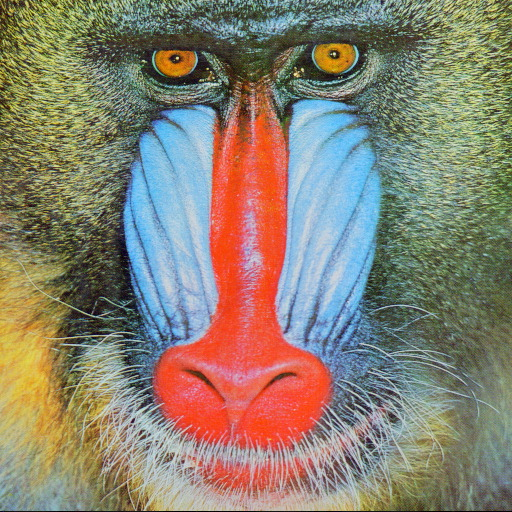
#> input picture notebooks/data/baboon.jpg, 512 x 512 px, found by its file name
$ jupyter execute lecture13.ipynb   (shell and % lines are left out)   (older library calls are emulated)
#> lines starting #> are read from the running program, lines starting #| are printed output that depends on the picture; after the words box and inside, x2 and y2 are one past the last pixel; in counts of white or black regions, pixels touching at a corner belong together; long printed decimals are rounded
# Lecture13 画像処理

matplotlibで指定可能な色

[cell 1]
import matplotlib
matplotlib.colors.cnames

FLAG_fig=False

## 16 進数のカラーコードで指定
#ff0000 (赤), #000000 (黒) のような、HTML や CSS で用いられる 16 進数で指定することもできます

[cell 2]
import matplotlib.pyplot as plt
import numpy as np

fig = plt.figure()
fig.patch.set_facecolor('white')

colorlist = ['#e41a1c', '#377eb8', '#4daf4a', '#984ea3', '#ff7f00', '#ffff33', '#a65628', '#f781bf']
x = np.arange(1, 9)
height = np.arange(1, 9)
plt.barh(x, height, color=colorlist, tick_label=colorlist, align="center")

## RGB で指定
RGB それぞれのを色の要素を 0.0 ～ 1.0 のタプルで指定することも可能です。

[cell 3]
import matplotlib.pyplot as plt
import numpy as np

fig = plt.figure()
fig.patch.set_facecolor('white')

col1 = [0.0, 0.0, 0.0]
col2 = [1.0, 0.0, 0.0]
col3 = [0.0, 1.0, 0.0]
col4 = [0.0, 0.0, 1.0]
colorlist = [col1, col2, col3, col4]

x = np.arange(1, 5)
height = np.arange(1, 5)
#plt.bar(x, height, color=colorlist, tick_label=colorlist, align="center")
plt.bar(x, height, color=colorlist,  align="center")
#> figure, not shown here; tallest bar 4 high, from x = 3.6 to 4.4

### グレースケールで指定
‘0.0’ (黒) ～ ‘1.0’ (白) のグレースケールで指定することもできます。作成した資料を白黒印刷する場合に便利です

[cell 4]
import matplotlib.pyplot as plt

x = [10, 10, 10, 10, 10, 10, 10, 10, 10, 10]
colorlist = ["0.1", "0.2", "0.3", "0.4", "0.5", "0.6", "0.7", "0.8", "0.9", "1.0"]
plt.pie(x, labels=colorlist, counterclock=False, startangle=90, colors=colorlist)

## Scikit-Imageによる画像入力

[cell 5]
from skimage import data, io, filters, color, img_as_ubyte
import numpy as np
import matplotlib.pyplot as plt

[cell 6]
#img = io.imread("data/baboon.jpg")
img = io.imread('https://github.com/miwamasa/DataScience2024/blob/main/notebooks/data/baboon.jpg?raw=true')
#> img is the input picture: shape (512, 512, 3); mean R, G, B 137.1, 129.1, 112.9

[cell 7]
img.shape #読み込んだinstance画像のサイズ（タテ・ヨコ・次元）を確認 (次元：RGB画像なので，3次元)
#> Out = (512, 512, 3)

[cell 8]
img #読み込んだインスタンスについて，データ表示

表示

[cell 9]
io.imshow(img)

グレイ変換

[cell 10]
imgGray = color.rgb2gray(img)
imgGray = img_as_ubyte(imgGray)
io.imshow(imgGray)
imgGray

統計量

[cell 11]
#print('pixel num', np.count(img_yiq[:, :, 0]))
print('pixel sum', np.sum(imgGray[:, :]))
#| pixel sum 33989631
print('pixel mean', np.mean(imgGray[:,:]))
#| pixel mean 129.660
print('pixel variance', np.var(imgGray[:,:]))
#| pixel variance 1879.526
print('pixel stddev', np.std(imgGray[:,:]))
#| pixel stddev 43.353

ヒストグラムを表示

[cell 12]
hists, bins=np.histogram(imgGray, 255, [0, 255])
#> hists = 255 values, max 2562 at index 108, min 0 at index 231, mean 1028; bins = 256 values from 0 to 255

[cell 13]
plt.plot(hists)
#> figure, not shown here; curve peaks at x = 108, y = 2562

ネガポジ反転

[cell 14]
ImNega = 255 - imgGray # ネガポジはこれだけ
plt.imshow(ImNega)
plt.gray()

２値化

[cell 15]
height,width= imgGray.shape
#> height = 512; width = 512
ret = filters.threshold_otsu(imgGray) #しきい値を自動で判別
#> ret = 130
imgBinary = np.zeros((height, width))
imgBinary = imgGray > ret #しきい値にもとづいて，2値化処理実行
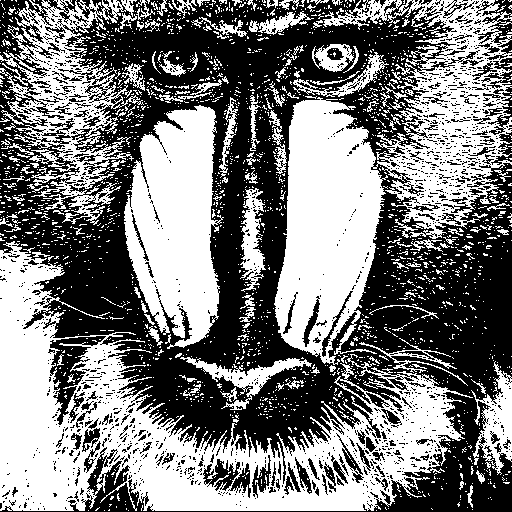
#> imgBinary: shape (512, 512) bool; 48.8% white; 2273 white regions (2126 under 20 px), largest, box (x1, y1, x2, y2) and area: (0, 241, 473, 511) 42983, (274, 0, 512, 365) 35899, (124, 105, 224, 349) 16272
ret
#> Out = 130

[cell 16]
plt.imshow(imgBinary)

## OpenCV

https://tellusxdp.github.io/start-python-with-tellus/lesson8.html

とかみている

 pip install opencv-python

[cell 17]
# -*- coding: utf-8 -*-
import cv2
import numpy as np

画像ファイルを読んで表示します。

cv2は直接URLで示す画像を読み取れないので、いったんダウンロードして読みます。

[cell 18]
import urllib.request
import cv2

url = 'https://github.com/miwamasa/DataScience2024/blob/main/notebooks/data/lena_std.tif?raw=true'
url = 'https://github.com/miwamasa/DataScience2024/blob/main/notebooks/data/lena_replacement.jpg?raw=true'
filename = 'lena_replacement.jpg'

# 画像ファイルをダウンロード
urllib.request.urlretrieve(url, filename)

img_org = cv2.imread(filename) # オリジナル画像の入力
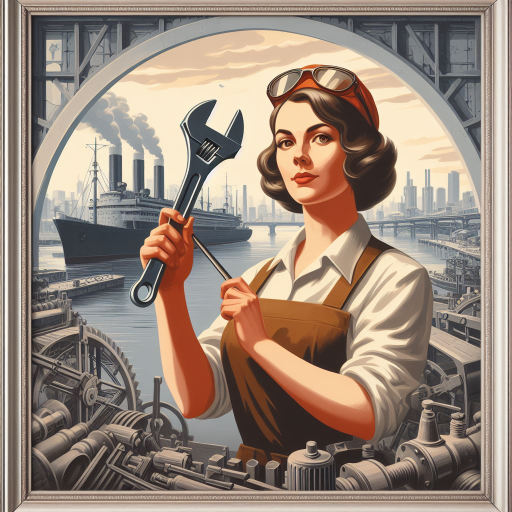
#> input picture notebooks/data/lena_replacement.jpg, 1024 x 1024 px, found by its file name (shown at 1/2 size)
#> img_org is the input picture: shape (1024, 1024, 3); mean B, G, R 122.3, 135.5, 152.9

plt.imshow(img_org)

OpenCVでimreadを使って読み込む場合、既定では、画像を「BGR」（青・緑・赤）の順の配列として読み込みます。対して、表示するためのmatplotlib.imshow()では、画像が「RGB」（赤・緑・青）の順の配列として構成されていることを前提としています。そのため、このまま表示すると、青と赤が入れ替わってしまうため、先に表示したように色がおかしくなってしまうのです。

[cell 19]
# BGRの画像をRGBに変換
rgb_img_org = cv2.cvtColor(img_org, cv2.COLOR_BGR2RGB)
plt.imshow(rgb_img_org)

[cell 20]
url = 'https://github.com/miwamasa/DataScience2024/blob/main/notebooks/data/lec12_sample.png?raw=true'
filename = 'lec12_sample.png'

# 画像ファイルをダウンロード
urllib.request.urlretrieve(url, filename)

img_org = cv2.imread(filename) # オリジナル画像の入力
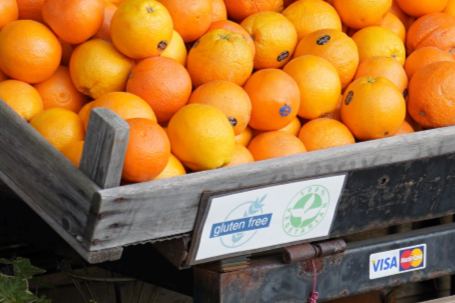
#> input picture notebooks/data/lec12_sample.png, 455 x 303 px, found by its file name
#> img_org is the input picture: shape (303, 455, 3); mean B, G, R 60.7, 111.1, 157.6

rgb_img_org = cv2.cvtColor(img_org, cv2.COLOR_BGR2RGB)
#> rgb_img_org: shape (303, 455, 3)

plt.figure(figsize = (10,8))
plt.imshow(rgb_img_org)

[cell 21]
# グレースケール変換
img_gray = cv2.cvtColor(img_org, cv2.COLOR_BGR2GRAY)
plt.figure(figsize = (10,8))
plt.imshow( img_gray, cmap='gray')

[cell 22]
#平均値フィルタ

kernel_mean_3x3 = np.array([
                            [1/9,  1/9, 1/9],
                            [1/9,  1/9, 1/9],
                            [1/9,  1/9, 1/9]
                            ], np.float32)
img_mean_3x3 = cv2.filter2D(img_gray, -1, kernel_mean_3x3)
plt.figure(figsize = (10,8))
plt.imshow( img_mean_3x3, cmap='gray')

[cell 23]
# ラプラシアン フィルタ（３×３）
kernel_laplacian_3x3 = np.array([
                            [1,  1, 1],
                            [1, -8, 1],
                            [1,  1, 1]
                            ], np.float32)
img_laplacian_3x3 = cv2.filter2D(img_gray, -1, kernel_laplacian_3x3)
plt.figure(figsize = (10,8))
plt.imshow( img_laplacian_3x3, cmap='gray')

[cell 24]
# 鮮鋭化 フィルタ（３×３）
kernel_sharp_3x3 = np.array([
                            [0,  -1, 0],
                            [-1, 5, -1],
                            [0,  -1, 0]
                            ], np.float32)
img_sharp_3x3 = cv2.filter2D(img_gray, -1, kernel_sharp_3x3)
plt.figure(figsize = (10,8))
plt.imshow( img_sharp_3x3, cmap='gray')

[cell 25]
# ガウシアン フィルタ
kernel_gaussian = np.array([
                            [1,  2, 1],
                            [2,  4, 2],
                            [1,  2, 1]
                            ], np.float32) / 16
img_gaussian = cv2.filter2D(img_gray, -1, kernel_gaussian)
plt.figure(figsize = (10,8))
plt.imshow( img_gaussian, cmap='gray')

[cell 26]
#エッジ抽出
#edge_sob_x = cv2.Sobel(img_gray,cv2.CV_32F,1,0,ksize=5)
kernel_gaussian = np.array([
                            [1,  0, -1],
                            [2,  0, -2],
                            [1,  0, -1]
                            ], np.float32) / 16
img_gaussian = cv2.filter2D(img_gray, -1, kernel_gaussian)
plt.figure(figsize = (10,8))
plt.imshow(img_gaussian, cmap='gray')

## GrayScale
matplotlibの既定のカラーマップ設定によるものです。既定では、グレースケール画像の場合、色味が暗いほど青く、明るくなるにつれて 青 → 緑 → 黄色 の色味で表示されるという設定になっています。

そのため、JupyterLabで正しく 黒 → グレー → 白 の色味でモノクロ画像を表示するには、imshow() に、黒 → グレー → 白 の色味で表示できるよう、カラーマップの設定を追加する必要があります。具体的なコードの記述方法としては、 imshow() に cmap="gray" というキーワード引数を追記します。

[cell 27]
img_gry = cv2.cvtColor(img_org, cv2.COLOR_BGR2GRAY) # グレイスケールに変換
plt.imshow(img_gry, cmap='gray')

スレッシュホールド値をへんかさせてみます。

[cell 28]
DEFAULT_THRESH_VAL = 128 # 閾値処理のデフォルト値
MAX_VAL = 255            # 8bit 階調を表す

threshVal = 50
retVal, img_bin = cv2.threshold(img_gry, threshVal, MAX_VAL, type=cv2.THRESH_BINARY)
#> img_bin: shape (303, 455); 81.2% white; 115 black regions (85 under 20 px), largest, box (x1, y1, x2, y2) and area: (0, 178, 226, 303) 13652, (332, 153, 455, 232) 5254, (317, 272, 455, 303) 1820
#> retVal = 50
plt.imshow(img_bin, cmap='gray')

[cell 29]
threshVal = 128
retVal, img_bin = cv2.threshold(img_gry, threshVal, MAX_VAL, type=cv2.THRESH_BINARY)
#> img_bin: shape (303, 455); 50.9% white; 88 black regions (70 under 20 px), largest, box (x1, y1, x2, y2) and area: (0, 0, 455, 303) 60041, (391, 0, 455, 132) 2737, (295, 58, 382, 143) 1253
#> retVal = 128
plt.imshow(img_bin, cmap='gray')
if FLAG_fig: plt.savefig('IMG_GrayTh_128.png')

[cell 30]
threshVal = 164
retVal, img_bin = cv2.threshold(img_gry, threshVal, MAX_VAL, type=cv2.THRESH_BINARY)
#> img_bin: shape (303, 455); 28.9% white; 87 white regions (58 under 20 px), largest, box (x1, y1, x2, y2) and area: (99, 23, 455, 196) 10689, (196, 175, 345, 260) 7078, (257, 0, 359, 113) 5084
#> retVal = 164
plt.imshow(img_bin, cmap='gray')
if FLAG_fig: plt.savefig('IMG_GrayTh_164.png')

## エッジ検出

[cell 31]
filename = 'test.jpg'
url = 'https://github.com/miwamasa/DataScience2024/blob/main/notebooks/data/'+filename+'?raw=true'

# 画像ファイルをダウンロード
urllib.request.urlretrieve(url, filename)

img_org = cv2.imread(filename) # オリジナル画像の入力
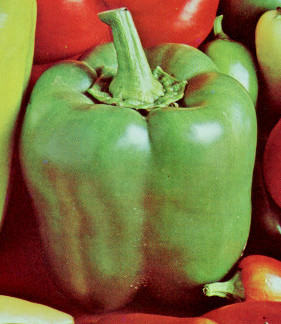
#> input picture notebooks/data/test.jpg, 281 x 324 px, found by its file name
#> img_org is the input picture: shape (324, 281, 3); mean B, G, R 63.3, 112.4, 126.2
img = cv2.cvtColor(img_org, cv2.COLOR_BGR2GRAY) # グレイスケールに変換
#> img: shape (324, 281)

edge_sob_x = cv2.Sobel(img,cv2.CV_32F,1,0,ksize=5)
plt.imshow(edge_sob_x, cmap='gray')
if FLAG_fig: plt.savefig('IMG_edge_sob_x.png')

[cell 32]
edge_lapl = cv2.Laplacian(img, cv2.CV_32F)
plt.imshow(edge_lapl, cmap='gray')
if FLAG_fig: plt.savefig('IMG_edge_lapl.png')

[cell 33]
edge_cann = cv2.Canny(img, 80, 120)
#> edge_cann: shape (324, 281); 7% white in thin lines or dots
plt.imshow(edge_cann, cmap='gray')
if FLAG_fig: plt.savefig('IMG_edge_cann.png')

## 周波数フィルタリング

[cell 34]
import numpy as np
import cv2
from matplotlib import pyplot as plt

[cell 35]
filename = 'baboon.jpg'
url = 'https://github.com/miwamasa/DataScience2024/blob/main/notebooks/data/'+filename+'?raw=true'

# 画像ファイルをダウンロード
urllib.request.urlretrieve(url, filename)

img = cv2.imread(filename,0)
#> img: shape (512, 512); min 0, max 234, mean 129.7

dft = cv2.dft(np.float32(img), flags = cv2.DFT_COMPLEX_OUTPUT)
dft_shift = np.fft.fftshift(dft)

magnitude_spectrum = 20*np.log(cv2.magnitude(dft_shift[:,:,0],dft_shift[:,:,1]))

rows, cols = img.shape
#> rows = 512; cols = 512
crow,ccol = int(rows/2) , int(cols/2)
#> crow = 256; ccol = 256

isize=10 # マスクの半分のサイズ

# ローパスフィルタ用マスクの作成，中心正方領域は1，それ以外は0
mask = np.zeros((rows,cols,2),np.uint8)
mask[crow-isize:crow+isize, ccol-isize:ccol+isize] = 1
# apply mask and inverse DFT
fshift = dft_shift*mask
f_ishift = np.fft.ifftshift(fshift)
img_back1 = cv2.idft(f_ishift)
img_back1 = cv2.magnitude(img_back1[:,:,0],img_back1[:,:,1])

# ハイパスフィルタ用マスクの作成，中心正方領域は0，それ以外は1
mask = np.ones((rows,cols,2),np.uint8)
mask[crow-isize:crow+isize, ccol-isize:ccol+isize] = 0
# apply mask and inverse DFT
fshift = dft_shift*mask
f_ishift = np.fft.ifftshift(fshift)
img_back2 = cv2.idft(f_ishift)
img_back2 = cv2.magnitude(img_back2[:,:,0],img_back2[:,:,1])


fig, ((axLU, axRU), (axLL, axRL)) = plt.subplots(nrows=2, ncols=2, figsize=(10,6))

axLU.imshow(img, cmap = 'gray')
axLU.set_title('Input image'),
axLU.set_xticks([]), axLU.set_yticks([]) # Remove ticks

axRU.imshow(magnitude_spectrum, cmap = 'gray')
axRU.set_title('Magnitude Spectrum')
axRU.set_xticks([])
axRU.set_yticks([])

axLL.imshow(img_back1, cmap = 'gray')
axLL.set_title('Inverse FFT with Lowpass '),
axLL.set_xticks([])
axLL.set_yticks([]) # Remove ticks

axRL.imshow(img_back2, cmap = 'gray')
axRL.set_title('Inverse FFT with Highpass')
axRL.set_xticks([])
axRL.set_yticks([])
if FLAG_fig: plt.savefig('IMG_DFT.png')
plt.show()

## 特徴点抽出

[cell 36]
import cv2
import sys

face_filename = 'haarcascade_frontalface_default.xml'
face_url = 'https://github.com/miwamasa/DataScience2024/blob/main/notebooks/data/haarcascades/'+face_filename+'?raw=true'

eye_filename = 'haarcascade_frontalface_default.xml'
eye_url = 'https://github.com/miwamasa/DataScience2024/blob/main/notebooks/data/haarcascades/'+eye_filename+'?raw=true'

# 画像ファイルをダウンロード
urllib.request.urlretrieve(face_url, face_filename)
urllib.request.urlretrieve(eye_url, eye_filename)

# Haar-like特徴分類器の読み込み
face_cascade = cv2.CascadeClassifier(face_filename)
eye_cascade = cv2.CascadeClassifier(eye_filename)

# 顔データの読込み
filename = 'face.png'
url = 'https://github.com/miwamasa/DataScience2024/blob/main/notebooks/data/'+filename+'?raw=true'

# 画像ファイルをダウンロード
urllib.request.urlretrieve(url, filename)
img = cv2.imread(filename)
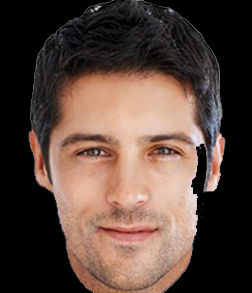
#> input picture notebooks/data/face.png, 252 x 293 px, found by its file name
#> img is the input picture: shape (293, 252, 3); mean B, G, R 60, 68.7, 88.5

# グレースケール変換
gray = cv2.cvtColor(img, cv2.COLOR_BGR2GRAY)

# 顔を検知
faces = face_cascade.detectMultiScale(gray)
#> faces = [[33, 81, 187, 187]]

[cell 37]
for (x,y,w,h) in faces:
    # 検知した顔を矩形で囲む
    cv2.rectangle(img,(x,y),(x+w,y+h),(255,0,0),2)
    # 顔画像（グレースケール）
    roi_gray = gray[y:y+h, x:x+w]
    # 顔画像（カラースケール）
    roi_color = img[y:y+h, x:x+w]
    # 顔の中から目を検知
    eyes = eye_cascade.detectMultiScale(roi_gray)
    for (ex,ey,ew,eh) in eyes:
        # 検知した目を矩形で囲む
        cv2.rectangle(roi_color,(ex,ey),(ex+ew,ey+eh),(0,255,0),2)
#> this loop made 1 pass
#> (x, y, w, h, eyes) on pass 1: (33, 81, 187, 187, [[13, 11, 163, 163]])
#> img: shape (293, 252, 3); 5.68% of pixels changed, all inside (x1, y1, x2, y2) = (32, 80, 222, 270)
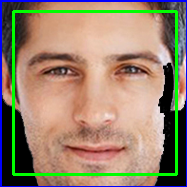
#> roi_color: shape (187, 187, 3); mean B, G, R 109.6, 131.2, 150.9

[cell 38]
# 画像表示
plt.imshow(img, cmap='gray')

### コーナー検出

[cell 39]
filename = 'lec12_sample.png'
url = 'https://github.com/miwamasa/DataScience2024/blob/main/notebooks/data/'+filename+'?raw=true'

# 画像ファイルをダウンロード
urllib.request.urlretrieve(url, filename)

img_org = cv2.imread(filename) # オリジナル画像の入力
img_gray = cv2.cvtColor(img_org, cv2.COLOR_BGR2GRAY)

#コーナーの検出
corners = cv2.cornerHarris(img_gray, 3,1,0.04)
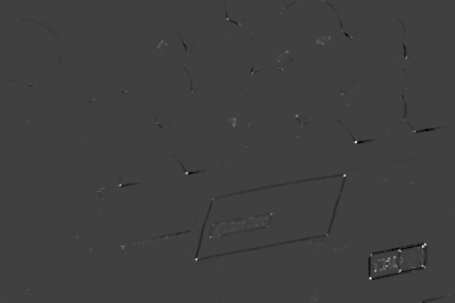
#> corners: shape (303, 455) float32; min -0.0023, max 0.00683, mean -5.61e-06; drawn with min black and max white
plt.imshow(corners, cmap='gray')

### SHIFT特徴量

は、特許権利関連で、使えない(2022に特許が切れるといううわさもある）

[cell 40]
sift = cv2.xfeatures2d.SIFT_create()
keypoints, descriptors = sift.detectAndCompute(img_gray, None)
#> keypoints = 579 keypoints; strongest (x, y, size): (208, 248, 16.9), (384, 264, 22.7), (357, 140, 4.4), (373, 274, 6.3)
img_sift = cv2.drawKeypoints(img_gray, keypoints, None, flags=4)
plt.imshow(img_sift, cmap='gray')

[cell 41]
print(cv2.__version__)
#| 4.13.0

[cell 42]
import cv2
import numpy as np
import matplotlib.pyplot as plt

img_org = cv2.imread('lec12_sample.png') # オリジナル画像の入力
img_gray = cv2.cvtColor(img_org, cv2.COLOR_BGR2GRAY)
#sift = cv2.xfeatures2d.SIFT_create()
sift = cv2.SIFT_create ()
keypoints, descriptors = sift.detectAndCompute(img_gray, None)
img_sift = cv2.drawKeypoints(img_gray, keypoints, None, flags=4)
plt.imshow(img_sift, cmap='gray')

### Hough変換で直線を見つける

[cell 43]
# Canny 法で2値化する。
edges = cv2.Canny(img_gray, 150, 300, L2gradient=True)
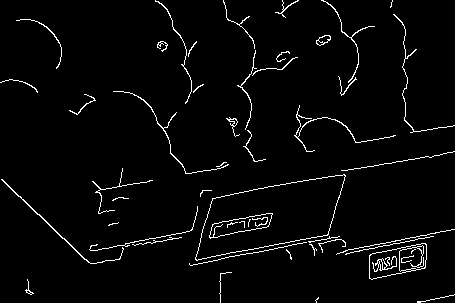
#> edges: shape (303, 455); 3% white in thin lines or dots
plt.imshow(edges, cmap='gray')

[cell 44]
# ハフ変換で直線検出する。
lines = cv2.HoughLines(edges, 1, np.pi / 180, 100)
#> lines = [[296, 1.38], [235, 1.38], [263, 1.38], [292, 1.38]]
print(lines)
#| [[[296.        1.379]]
#|  [[235.        1.379]]
#|  [[263.        1.379]]
#|  [[292.        1.379]]]

[cell 45]
def draw_line(img, theta, rho):
    h, w = img.shape[:2]
    if np.isclose(np.sin(theta), 0):
        x1, y1 = rho, 0
        x2, y2 = rho, h
    else:
        calc_y = lambda x: rho / np.sin(theta) - x * np.cos(theta) / np.sin(theta)
        x1, y1 = 0, calc_y(0)
        x2, y2 = w, calc_y(w)

    # float -> int
    x1, y1, x2, y2 = list(map(int, [x1, y1, x2, y2]))

    cv2.line(img, (x1, y1), (x2, y2), (0, 255, 255), 2,)


# 直線を描画する。
if lines is not None:
    for rho, theta in lines.squeeze(axis=1):
        draw_line(img_gray, theta, rho)
#> this loop made 4 passes
#> (rho, y1 in draw_line, y2 in draw_line) on passes 1 to 4: (296, 301, 213), (235, 239, 150), (263, 267, 179), (292, 297, 209)
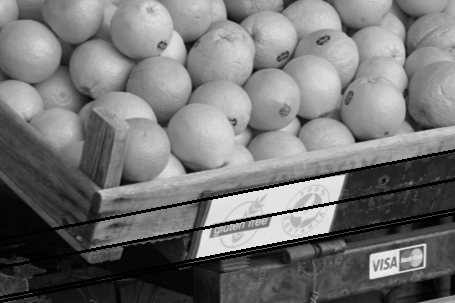
#> img_gray: shape (303, 455); min 0, max 236, mean 116
plt.imshow(img_gray)

## KNNによる領域分割

[cell 46]
from skimage import data,io,color, img_as_ubyte
import numpy as np
import matplotlib.cm as cm
from sklearn.cluster import KMeans
from sklearn.decomposition import PCA
import matplotlib.pyplot as plt

[cell 47]
#img_org = cv2.imread('data/lena_std.tif') # オリジナル画像の入力
img = io.imread('lena_replacement.jpg')
imgG = color.rgb2gray(img) # rangeが0-1にしかなりません
imgG = img_as_ubyte(imgG)  # なので，0-255に値を変更します

[cell 48]
ClsNum = 4
vec=imgG.reshape(-1, 1).astype(float)
VecCls = np.zeros((img.shape[0]*img.shape[1]))
modelGray = KMeans(n_clusters = ClsNum).fit(vec)

ClsGraypred = modelGray.predict(vec)
clsLabel = modelGray.labels_

[cell 49]
modelGray.cluster_centers_
#> Out = [220.8, 110.4, 165.2, 59.47]

[cell 50]
for k in range(ClsNum):
    VecCls[ClsGraypred == k]= modelGray.cluster_centers_[k]

imgCls =VecCls.astype(np.uint8).reshape(1024, 1024)

[cell 51]
imgKCls = np.zeros((img.shape[0], img.shape[1], ClsNum))
tmp = ClsGraypred.reshape(img.shape[0], img.shape[1])
#> tmp: shape (1024, 1024) int32; 4 distinct labels, from 0 to 3

for k in range(ClsNum):
    t = np.zeros((img.shape[0], img.shape[1]))
    i, j = np.where(tmp == k) # 各クラスの領域を示す画素を求める
    t[i,j] = 255                # 得られた画素の情報に対し，対象領域として画素値を与える
    imgKCls[:,:,k] = t          # 対象領域画像へ分類
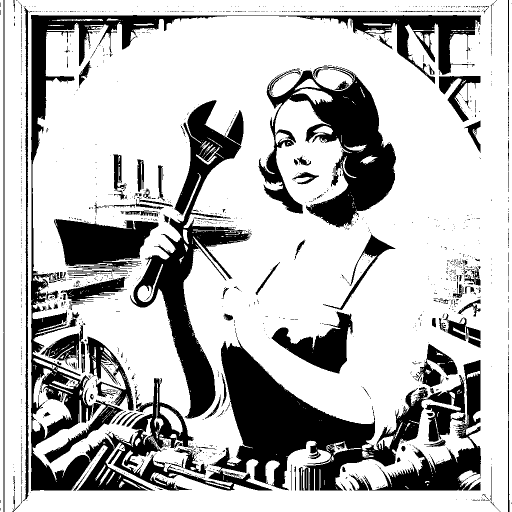
#> imgKCls: shape (1024, 1024, 4) float64 (shown at 1/2 size); mean R, G, B, A 63.2, 59.9, 64.1, 67.8; transparent parts drawn white
